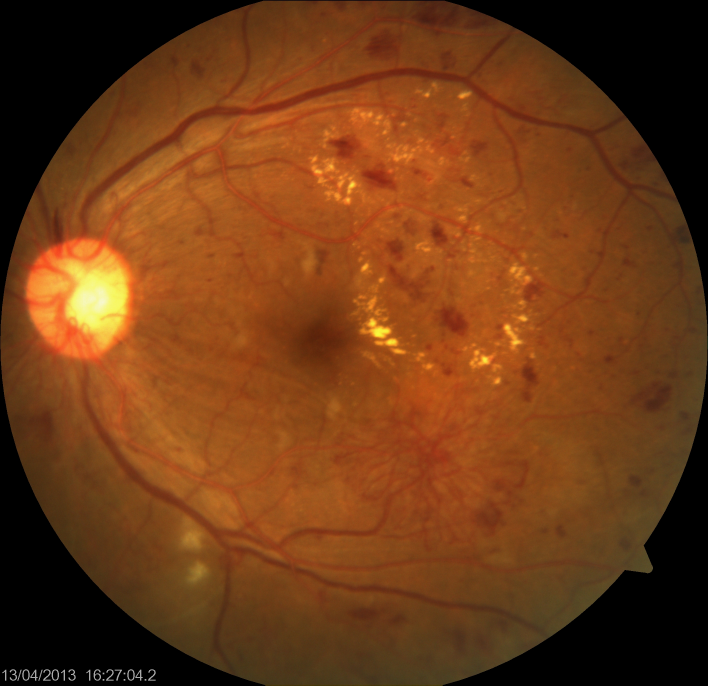
#> input picture NVD/zdrave/100.jpg, 2124 x 2056 px (shown at 1/3 size)
$ python roi.py -f 100.jpg   (older library calls are emulated)
#> lines starting #> are read from the running program, lines starting #| are printed output that depends on the picture; after the words box and inside, x2 and y2 are one past the last pixel; in counts of white or black regions, pixels touching at a corner belong together
import numpy as np
import scipy as sp
import scipy.ndimage as ndimage
import math
from skimage import exposure,filters
from matplotlib import pyplot as plt
import cv2
import matplotlib.pyplot as plt
from skimage.transform import hough_circle, hough_circle_peaks,hough_ellipse
from skimage.feature import canny
from skimage.draw import circle_perimeter
from skimage.segmentation import active_contour
from skimage.filters import gaussian
import argparse

# [5 lines left out: function resize, not called in this run]

def rgb2Blue(img):
	b,g,r = cv2.split(img)
	return b

def rgb2Red(img):
	b,g,r = cv2.split(img)
	return r

def rgb2Green(img):
	b,g,r = cv2.split(img)
	return g

def rgb2Gray(img):
	return cv2.cvtColor(img,cv2.COLOR_BGR2GRAY)

def rgb2lab(img):
	return cv2.cvtColor(img,cv2.COLOR_BGR2LAB)

#############preprocess###########
##Image is split on B,G,R channel
##Red channel is isolated
##Smoothing over the red channel is applied
##Sharpening and Equalization to te image are applied
##A morph closing is applied to remove artifacts
##################################
def preprocess(img):
	b,g,r = cv2.split(img)
	gray = rgb2Red(img)
	gray_blur = cv2.GaussianBlur(gray, (5,5), 0)
	gray = cv2.addWeighted(gray, 1.5, gray_blur, -0.5, 0, gray)
	kernel = cv2.getStructuringElement(cv2.MORPH_ELLIPSE,(31,31))
	gray = ndimage.grey_closing(gray,structure=kernel)
	gray = cv2.equalizeHist(gray)
	# [6 lines of commented-out code are left out]

	return gray

#############getROI##############
##Image is resized
##We take green channel and smooth it
##Opening is done to remove artifacts, in order to preserve only BRIGHTEST elements
##Now we get the most bright pixel position
##We return that position in a 110x110 window
##It is actually a simple way to detect the optic disc, but it works so..
##################################
def getROI(image):
	b,g,r = cv2.split(image)
	g = cv2.GaussianBlur(g,(15,15),0)
	kernel = cv2.getStructuringElement(cv2.MORPH_ELLIPSE,(15,15))
	g = ndimage.grey_opening(g,structure=kernel)
	(minVal, maxVal, minLoc, maxLoc) = cv2.minMaxLoc(g)

	x0 = int(maxLoc[0])-110
	y0 = int(maxLoc[1])-110
	x1 = int(maxLoc[0])+110
	y1 = int(maxLoc[1])+110

	return image[y0:y1,x0:x1]


# [49 lines left out: functions getValue, kmeans, checkSide, checkHigh, not called in this run]

def canny(img,sigma):
	v = np.mean(img)
	sigma = sigma
	lower = int(max(0, (1.0 - sigma) * v))
	upper = int(min(255, (1.0 + sigma) * v))
	edged = cv2.Canny(img, lower, upper)
	return edged

def hough(edged,limm,limM):
	hough_radii = np.arange(limm, limM, 1)
	hough_res = hough_circle(edged, hough_radii)
	return hough_circle_peaks(hough_res, hough_radii,total_num_peaks=1)

parser = argparse.ArgumentParser(description='Optic disc segmentation.')
parser.add_argument("-f", dest='file', action='store', type=str, help='The image to process.')
args = parser.parse_args()

# print(args.accumulate(args.integers))

############################
##Here we start the process
############################

image = cv2.imread(args.file)
#> image is the input picture: shape (2056, 2124, 3); mean B, G, R 22.2, 58.9, 110.5
roi = getROI(image)
#> in getROI, `b,g,r = cv2.split(image)`:
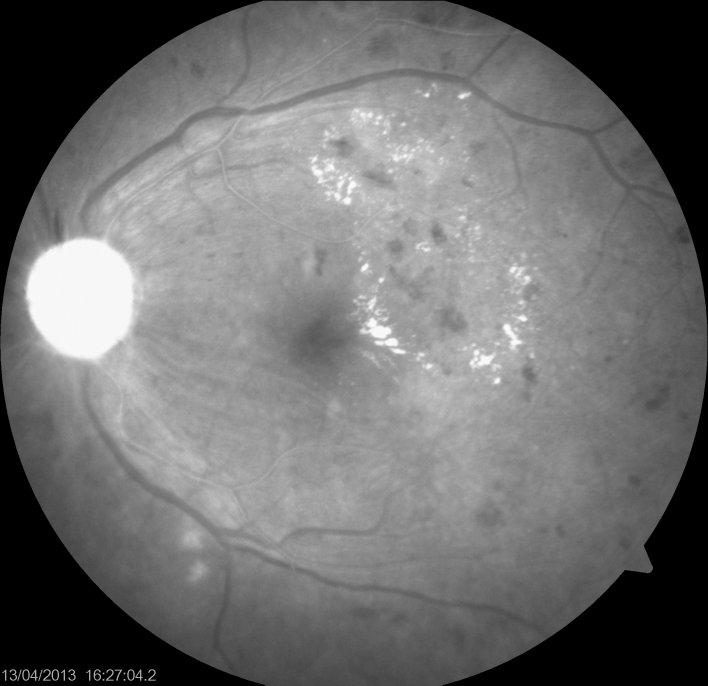
#> r: shape (2056, 2124) (shown at 1/3 size); min 0, max 254, mean 110.5
#> in getROI, `(minVal, maxVal, minLoc, maxLoc) = cv2.minMaxLoc(g)`: minVal = 1; maxVal = 247; minLoc = (0, 0); maxLoc = (280, 836)
#> in getROI, `x0 = int(maxLoc[0])-110`: x0 = 170
#> in getROI, `y0 = int(maxLoc[1])-110`: y0 = 726
#> in getROI, `x1 = int(maxLoc[0])+110`: x1 = 390
#> in getROI, `y1 = int(maxLoc[1])+110`: y1 = 946
#> in getROI, `return image[y0:y1,x0:x1]`:
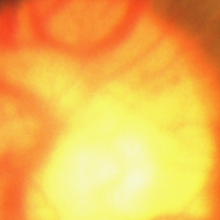
#> returned value: shape (220, 220, 3); mean of channels 0, 1, 2 81.9, 184.5, 243.1; drawn as B, G, R
preprocessed_roi = preprocess(roi)
#> in preprocess, `b,g,r = cv2.split(img)`:
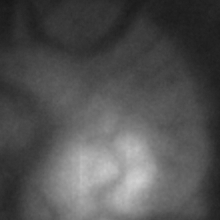
#> b: shape (220, 220); min 22, max 208, mean 81.9
#> in preprocess, `b,g,r = cv2.split(img)`:
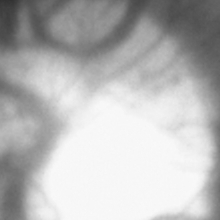
#> g: shape (220, 220); min 50, max 250, mean 184.5
#> in preprocess, `b,g,r = cv2.split(img)`:
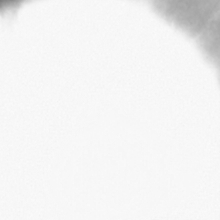
#> r: shape (220, 220); min 124, max 252, mean 243.1
#> in preprocess, `gray = cv2.addWeighted(gray, 1.5, gray_blur, -0.5, 0, gray)`: gray: shape (220, 220); 17.25% of pixels changed, all inside (x1, y1, x2, y2) = (0, 0, 220, 220)
#> in preprocess, `gray = cv2.equalizeHist(gray)`:
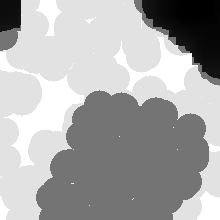
#> gray: shape (220, 220); min 0, max 255, mean 169.5

#im2, contours, hierarchy = cv2.findContours(segmented, cv2.RETR_TREE, cv2.CHAIN_APPROX_SIMPLE)
##We get our ROI and then we preprocess it.
##After preprocess, we apply a canny border algorithm
##We dilate the borders in order to make it easy to detect with hough

edged = canny(preprocessed_roi,0.22)
#> in canny, `v = np.mean(img)`: v = 169.5
#> in canny, `lower = int(max(0, (1.0 - sigma) * v))`: lower = 132
#> in canny, `upper = int(min(255, (1.0 + sigma) * v))`: upper = 206
#> in canny, `edged = cv2.Canny(img, lower, upper)`: edged: shape (220, 220); 1.7% white in thin lines or dots
kernel = np.ones((3,3),np.uint8)
edged = cv2.dilate(edged,kernel,iterations=3)
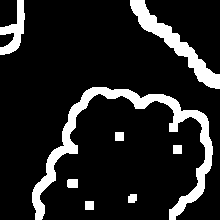
#> edged: shape (220, 220); 13.3% white; 8 white regions, largest, box (x1, y1, x2, y2) and area: (32, 87, 213, 220) 3741, (130, 0, 220, 89) 1675, (0, 0, 25, 55) 631
accums, cx, cy, radii = hough(edged,55,80)
#> accums = [0.502]; cx = [136]; cy = [152]; radii = [71]
for center_y, center_x, radius in zip(cy, cx, radii):
	circy, circx = circle_perimeter(center_y, center_x, radius)
	try:
		roi[circy, circx] = (220, 20, 20)
	except :
		continue
#> this loop made 1 pass
#> (center_y, center_x, radius) on pass 1: (152, 136, 71)
#
init = np.array([circx, circy]).T
#> init = 408 pairs, first value 65 to 207, second value 81 to 223


cv2.imshow('Pre-Processed Region of Interest ',preprocessed_roi)
cv2.imshow('Region of Interest ',roi)

############################

while(1):
	k = cv2.waitKey(37)
#> (key Esc is pressed here)
	if k == 37:
		break

$ run again, on NVD/zdrave/102.jpg
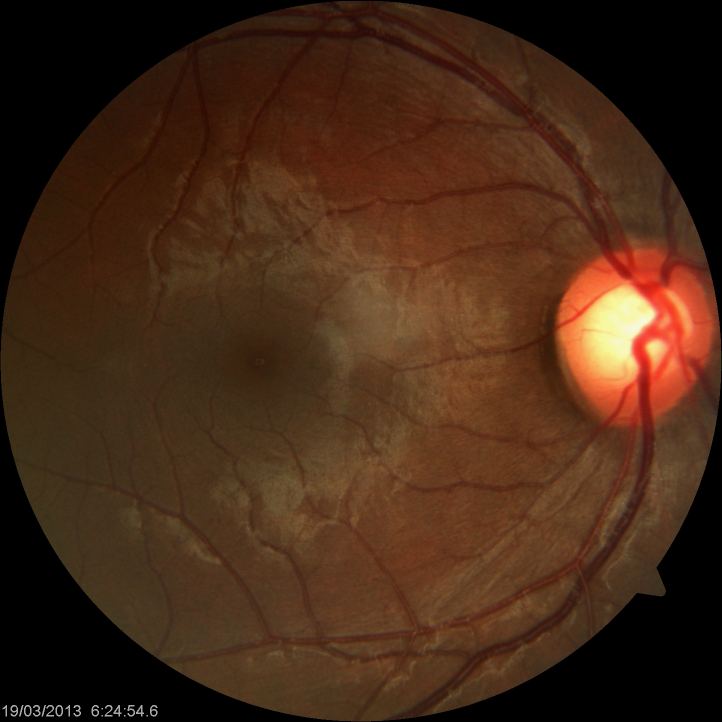
#> input picture NVD/zdrave/102.jpg, 1444 x 1444 px (shown at 1/2 size)
#> image is the input picture: shape (1444, 1444, 3); mean B, G, R 23, 41.5, 70
#> minVal = 1; maxVal = 247; minLoc = (0, 0); maxLoc = (1257, 599)
#> x0 = 1147
#> y0 = 489
#> x1 = 1367
#> y1 = 709
#> v = 143.4
#> lower = 111
#> upper = 174
#> `edged = cv2.dilate(edged,kernel,iterations=3)`:
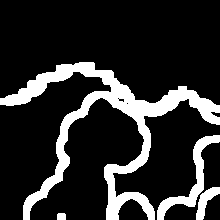
#> edged: shape (220, 220); 17.2% white; 4 white regions, box (x1, y1, x2, y2) and area: (0, 62, 220, 220) 6849, (157, 135, 220, 220) 1065, (196, 187, 220, 220) 341, (57, 213, 66, 220) 61
#> accums = [0.564]; cx = [81]; cy = [133]; radii = [63]
#> the loop `for center_y, center_x, radius in zip(cy, cx, radii):` made 1 pass
#> (center_y, center_x, radius) on pass 1: (133, 81, 63)
#> after the loop `for center_y, center_x, radius in zip(cy, cx, radii):`:
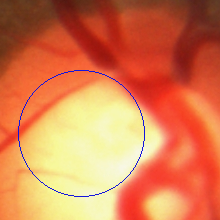
#> roi: shape (220, 220, 3); mean B, G, R 80.9, 125.2, 216.3
#> init = 360 pairs, first value 18 to 144, second value 70 to 196

$ run again, on NVD/zdrave/103.jpg
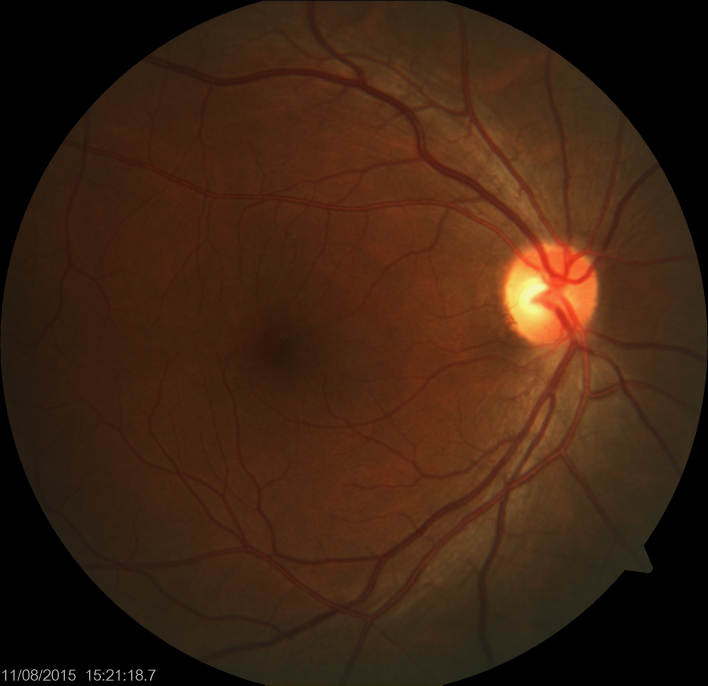
#> input picture NVD/zdrave/103.jpg, 2124 x 2056 px (shown at 1/3 size)
#> image is the input picture: shape (2056, 2124, 3); mean B, G, R 18.4, 35.1, 61.5
#> minVal = 1; maxVal = 245; minLoc = (0, 0); maxLoc = (1597, 843)
#> x0 = 1487
#> y0 = 733
#> x1 = 1707
#> y1 = 953
#> v = 153.2
#> lower = 119
#> upper = 186
#> `edged = cv2.dilate(edged,kernel,iterations=3)`:
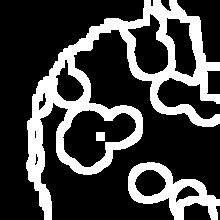
#> edged: shape (220, 220); 25.7% white; 3 white regions, box (x1, y1, x2, y2) and area: (26, 0, 220, 220) 10240, (128, 162, 220, 220) 2095, (96, 132, 105, 141) 81
#> accums = [0.594]; cx = [144]; cy = [70]; radii = [62]
#> the loop `for center_y, center_x, radius in zip(cy, cx, radii):` made 1 pass
#> (center_y, center_x, radius) on pass 1: (70, 144, 62)
#> after the loop `for center_y, center_x, radius in zip(cy, cx, radii):`:
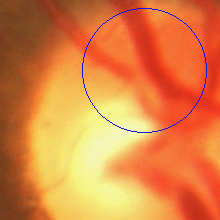
#> roi: shape (220, 220, 3); mean B, G, R 67.3, 130.4, 220.9
#> init = 360 pairs, first value 82 to 206, second value 8 to 132

$ run again, on NVD/zdrave/104.jpg
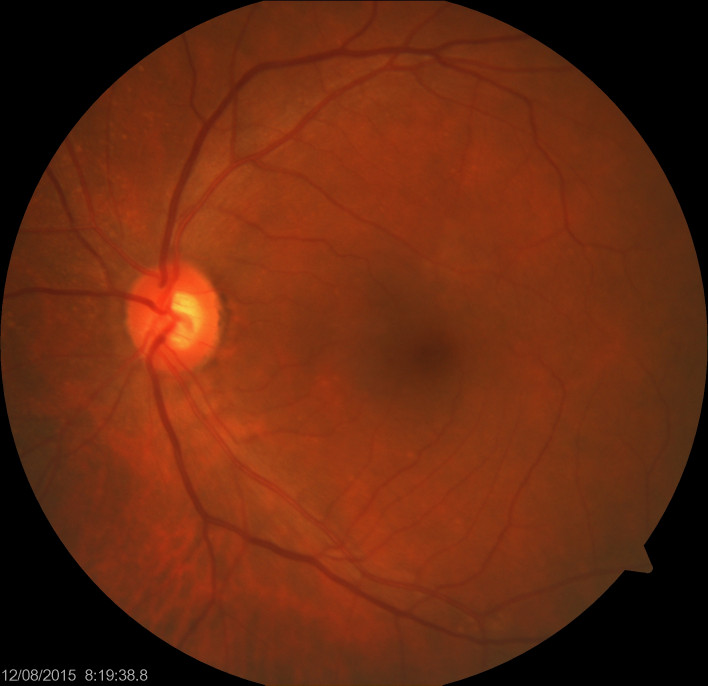
#> input picture NVD/zdrave/104.jpg, 2124 x 2056 px (shown at 1/3 size)
#> image is the input picture: shape (2056, 2124, 3); mean B, G, R 16, 41.2, 102.8
#> minVal = 1; maxVal = 189; minLoc = (0, 0); maxLoc = (563, 922)
#> x0 = 453
#> y0 = 812
#> x1 = 673
#> y1 = 1032
#> v = 145.2
#> lower = 113
#> upper = 177
#> accums = [0.617]; cx = [121]; cy = [118]; radii = [69]
#> the loop `for center_y, center_x, radius in zip(cy, cx, radii):` made 1 pass
#> (center_y, center_x, radius) on pass 1: (118, 121, 69)
#> after the loop `for center_y, center_x, radius in zip(cy, cx, radii):`:
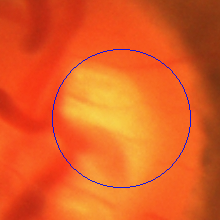
#> roi: shape (220, 220, 3); mean B, G, R 35.8, 94, 226.8
#> init = 400 pairs, first value 52 to 190, second value 49 to 187
